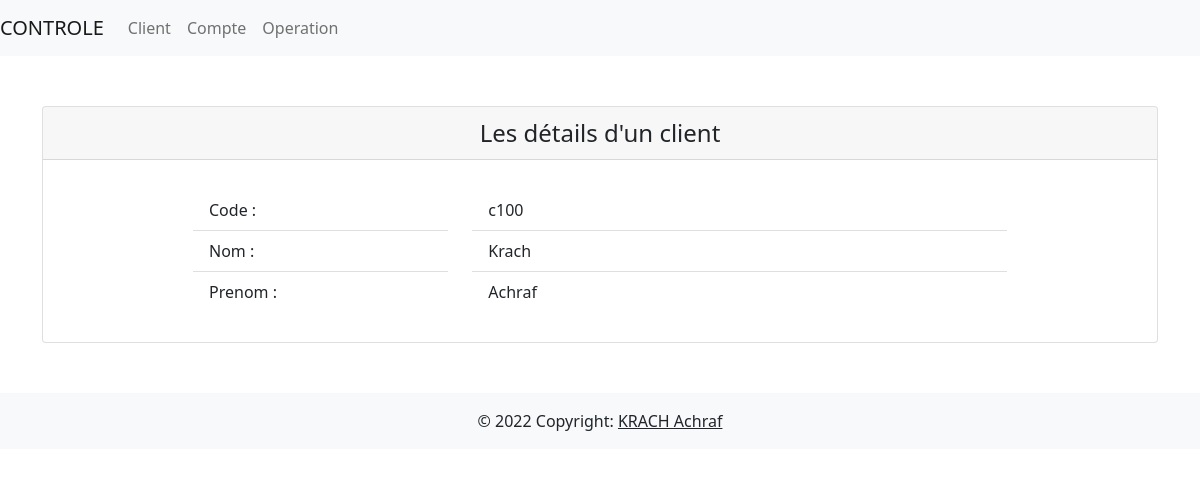
The app's page /controle/details_client/c100 with its own data.
### krach_achraf/models.py (models this page shows, shortened)
class Client(models.Model):
    code = models.CharField(max_length=10, primary_key=True)
    nom = models.CharField(max_length=20)
    prenom = models.CharField(max_length=20)

### krach_achraf/views.py (the view)
# urls.py: path('details_client/<str:code>', views.details_client, name='details_client'),
def details_client(request, code):
    client = Client.objects.get(code=code)
    return render(request, 'details/client.html', {'client': client})

### templates/details/client.html
{% extends 'index.html' %}
{% block content %}
    <div class="card">
        <div class="card-header" style="text-align: center; font-size: x-large">Les détails d'un client</div>
        <div class="card-body" style="padding: 30px 150px;">
            <div class="row">
                <div class="col-md-4">
                    <ul class="list-group list-group-flush">
                        <li class="list-group-item">Code :</li>
                        <li class="list-group-item">Nom :</li>
                        <li class="list-group-item">Prenom :</li>
                    </ul>
                </div>
                <div class="col-md-8">
                    <ul class="list-group list-group-flush">
                        <li class="list-group-item">{{ client.code }}</li>
                        <li class="list-group-item">{{ client.nom }}</li>
                        <li class="list-group-item">{{ client.prenom }}</li>
                    </ul>
                </div>
            </div>
        </div>
    </div>
{% endblock content %}

### records on screen
Client: code "c100", nom "Krach", prenom "Achraf"
